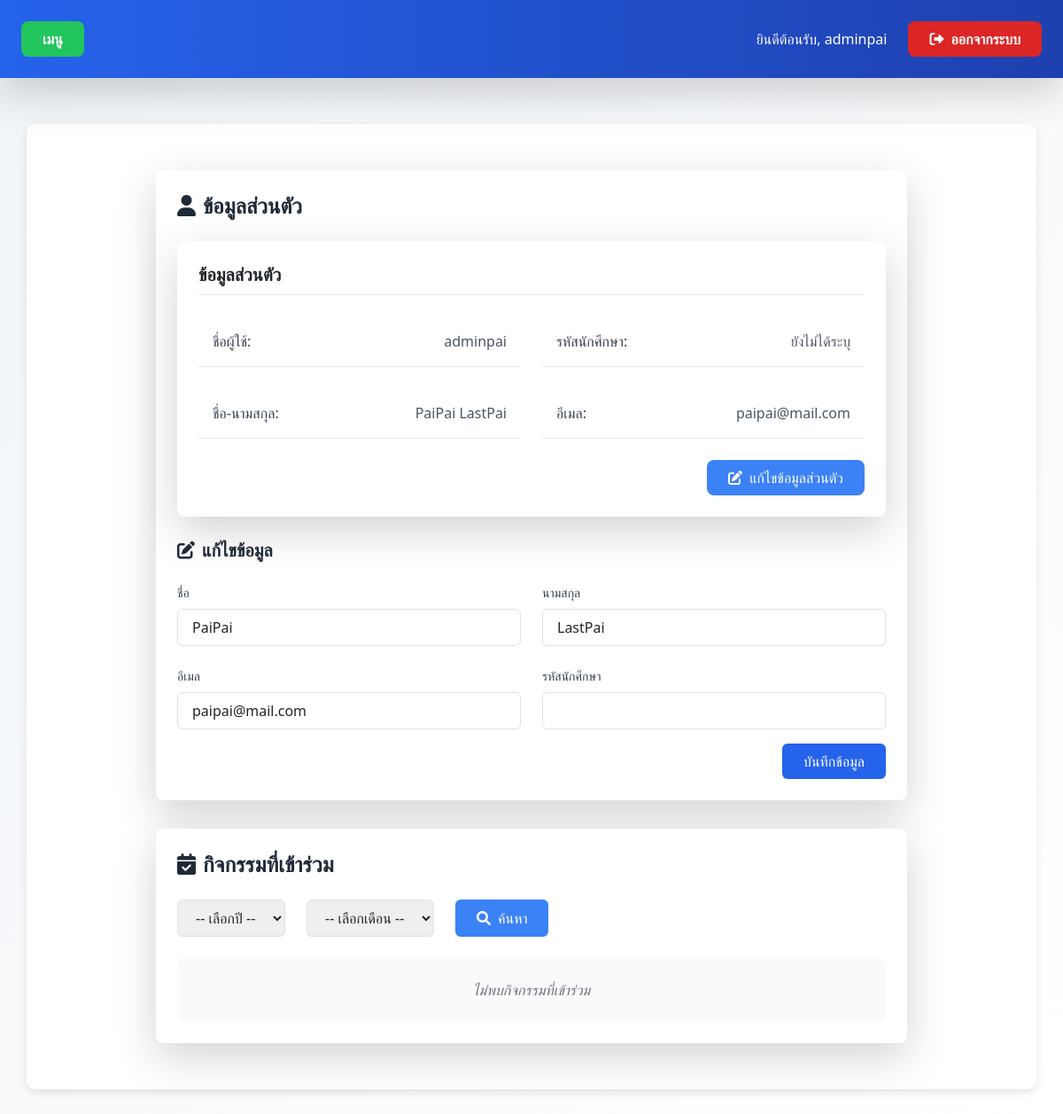
Page /edit-userprofile/ (signed in) on the committed database.
### myapp/models.py (models this page shows, shortened)
class CustomUser(AbstractUser):
    USER_TYPE_CHOICES = (
        ('student', 'นักศึกษา'),
        ('teacher', 'อาจารย์'),
        ('admin', 'ผู้ดูแลระบบ'),
    )
    user_type = models.CharField(
        max_length=10,
        choices=USER_TYPE_CHOICES,
        default='student',
        verbose_name='ประเภทผู้ใช้'
    )
    student_id = models.CharField(
        max_length=20,
        unique=True,
        null=True,
        blank=True,
        verbose_name='รหัสนักศึกษา'
    )
    year = models.IntegerField(
        choices=[
            (1, 'ชั้นปีที่ 1'),
            (2, 'ชั้นปีที่ 2'),
            (3, 'ชั้นปีที่ 3'),
            (4, 'ชั้นปีที่ 4'),
        ],
        null=True,
        blank=True,
        verbose_name='ชั้นปี'
    )
    branch = models.CharField(
        max_length=255,
        choices=BRANCH_CHOICES,
        null=True,
        blank=True,
        verbose_name='สาขา'
    )
    groups = models.ManyToManyField(
        Group,
        related_name="customuser_groups",
        blank=True
    )
    user_permissions = models.ManyToManyField(
        Permission,
        related_name="customuser_permissions",
        blank=True
    )
    password_text = models.CharField(
        max_length=128,
        blank=True,
        null=True,
        verbose_name='รหัสผ่าน (ไม่เข้ารหัส)'
    )
    phone_number = models.CharField(
        max_length=10,
        null=True,
        blank=True,
        verbose_name="เบอร์โทรศัพท์"
    )
    class Meta:
        verbose_name = 'ผู้ใช้'
        verbose_name_plural = 'ผู้ใช้ทั้งหมด'

### myapp/views.py (the view, shortened to what this page needs)
# urls.py: path('edit-userprofile/', views.edit_userprofile, name='edit_userprofile'),
@login_required
def edit_userprofile(request):
    user = request.user
    month = request.GET.get('month')  # เพิ่มบรรทัดนี้
    year = request.GET.get('year')    # เพิ่มบรรทัดนี้
    form = UserProfileForm(instance=user)
    participations = Participation.objects.filter(
        student=user
    ).select_related('activity')
    activities_with_proof = []
    available_months = []
    available_years = []
    context = {
        'form': form,
        'user': user,
        'activities': activities_with_proof,
        'available_months': available_months,
        'available_years': available_years,
        'selected_month': month,
        'selected_year': year
    }
    return render(request, 'edit_userprofile.html', context)

### myapp/forms.py
class UserProfileForm(forms.ModelForm):
    class Meta:
        model = CustomUser  # เปลี่ยนจาก MyUser เป็น CustomUser
        fields = ['first_name', 'last_name', 'email', 'student_id']  # เอา phone_number ออกถ้าไม่มีฟิลด์นี้
        labels = {
            'first_name': 'ชื่อ',
            'last_name': 'นามสกุล',
            'email': 'อีเมล',
            'student_id': 'รหัสนักศึกษา',
        }

### templates/edit_userprofile.html (shortened to what this page needs)
{% extends 'base.html' %}
{% load static %}
{% load widget_tweaks %}
{% block content %}
<div class="max-w-4xl mx-auto my-8 px-4">
    <div class="bg-white rounded-lg shadow-lg p-6 mb-8">
        <h2 class="text-2xl font-semibold text-gray-800 flex items-center mb-6">
            <i class="fas fa-user mr-2"></i>ข้อมูลส่วนตัว
        </h2>
        <div class="bg-white rounded-lg shadow-lg p-6 mb-6">
            <h2 class="text-xl font-semibold mb-4 border-b pb-2">ข้อมูลส่วนตัว</h2>
            <div class="grid grid-cols-1 md:grid-cols-2 gap-4">
                <div class="flex justify-between p-3 border-b border-gray-200">
                    <span class="font-medium text-gray-700">ชื่อผู้ใช้:</span>
                    <span class="text-gray-600">{{ user.username }}</span>
                </div>
                <div class="flex justify-between p-3 border-b border-gray-200">
                    <span class="font-medium text-gray-700">รหัสนักศึกษา:</span>
                    <span class="text-gray-600">{{ user.student_id|default:"ยังไม่ได้ระบุ" }}</span>
                </div>
                <div class="flex justify-between p-3 border-b border-gray-200">
                    <span class="font-medium text-gray-700">ชื่อ-นามสกุล:</span>
                    <span class="text-gray-600">{{ user.get_full_name }}</span>
                </div>
                <div class="flex justify-between p-3 border-b border-gray-200">
                    <span class="font-medium text-gray-700">อีเมล:</span>
                    <span class="text-gray-600">{{ user.email|default:"ยังไม่ได้ระบุ" }}</span>
                </div>
            </div>
            <div class="mt-4 flex justify-end">
                <button id="editProfileBtn" class="bg-blue-500 hover:bg-blue-600 text-white px-4 py-2 rounded-lg transition duration-200">
                    <i class="fas fa-edit mr-1"></i> แก้ไขข้อมูลส่วนตัว
                </button>
            </div>
        </div>
        <h3 class="text-xl font-semibold text-gray-800 flex items-center mb-4">
            <i class="fas fa-edit mr-2"></i>แก้ไขข้อมูล
        </h3>
        <form method="POST" action="{% url 'edit_userprofile' %}" class="space-y-4">
            <div class="grid grid-cols-1 md:grid-cols-2 gap-4">
                {% for field in form %}
                <div class="space-y-2">
                    <label for="{{ field.id_for_label }}" class="block text-sm font-medium text-gray-700">
                        {{ field.label }}
                    </label>
                    {{ field|add_class:"w-full px-3 py-2 border border-gray-300 rounded-md focus:outline-none focus:ring-2 focus:ring-blue-500 focus:border-transparent" }}
                </div>
                {% endfor %}
            </div>
            <div class="flex justify-end mt-6">
                <button type="submit" class="bg-blue-600 text-white px-6 py-2 rounded-md hover:bg-blue-700 transition duration-300">
                    บันทึกข้อมูล
                </button>
            </div>
        </form>
    </div>
    <div class="bg-white rounded-lg shadow-lg p-6">
        <h2 class="text-2xl font-semibold text-gray-800 flex items-center mb-6">
            <i class="fas fa-calendar-check mr-2"></i>กิจกรรมที่เข้าร่วม
        </h2>
        <div class="mb-6">
            <form method="get" class="flex flex-wrap gap-4">
                <div class="w-full md:w-auto">
                    <select name="year"
                            class="w-full px-3 py-2 border border-gray-300 rounded-md focus:outline-none focus:ring-2 focus:ring-blue-500">
                        <option value="">-- เลือกปี --</option>
                    </select>
                </div>
                <div class="w-full md:w-auto">
                    <select name="month"
                            class="w-full px-3 py-2 border border-gray-300 rounded-md focus:outline-none focus:ring-2 focus:ring-blue-500">
                        <option value="">-- เลือกเดือน --</option>
                    </select>
                </div>
                <button type="submit"
                        class="px-4 py-2 bg-blue-500 text-white rounded-md hover:bg-blue-600 transition-colors">
                    <i class="fas fa-search mr-2"></i>ค้นหา
                </button>
            </form>
        </div>
        {% if activities %}
            <div class="space-y-4">
                {% for item in activities %}
                    <div class="bg-gray-50 rounded-lg p-4 hover:shadow-md transition duration-300">
                        <div class="grid grid-cols-1 md:grid-cols-2 gap-4">
                            <div class="flex justify-between">
                                <span class="font-medium text-gray-700">ชื่อกิจกรรม:</span>
                                <span class="text-gray-600">{{ item.activity.name }}</span>
                            </div>
                            <div class="flex justify-between">
                                <span class="font-medium text-gray-700">วันที่เริ่ม:</span>
                                <span class="text-gray-600">{{ item.activity.start_date|date:"d/m/Y" }}</span>
                            </div>
                            <div class="flex justify-between">
                                <span class="font-medium text-gray-700">วันที่สิ้นสุด:</span>
                                <span class="text-gray-600">
                                    {% if item.activity.end_date %}
                                        {{ item.activity.end_date|date:"d/m/Y" }}
                                    {% else %}
                                        ยังไม่กำหนด
                                    {% endif %}
                                </span>
                            </div>
                            <div class="flex justify-between">
                                <span class="font-medium text-gray-700">สถานะการลงทะเบียน:</span>
                                <span class="px-2 py-1 rounded-full text-sm
                                    {% if item.status == 'pending' %}
                                        bg-yellow-100 text-yellow-800
                                    {% elif item.status == 'approved' %}
                                        bg-green-100 text-green-800
                                    {% else %}
                                        bg-red-100 text-red-800
                                    {% endif %}">
                                    {% if item.status == 'pending' %}
                                        รอการอนุมัติ
                                    {% elif item.status == 'approved' %}
                                        อนุมัติแล้ว
                                    {% else %}
                                        ไม่อนุมัติ
                                    {% endif %}
                                </span>
                            </div>
                            <div class="flex justify-between">
                                <span class="font-medium text-gray-700">สถานะหลักฐาน:</span>
                                {% if item.has_proof %}
                                    <span class="px-2 py-1 rounded-full text-sm bg-green-100 text-green-800">
                                        <i class="fas fa-check-circle mr-1"></i> อัพโหลดแล้ว
                                        {% if item.proof_approved %}
                                            <span class="ml-1 text-xs">(อนุมัติแล้ว)</span>
                                        {% else %}
                                            <span class="ml-1 text-xs">(รอการอนุมัติ)</span>
                                        {% endif %}
                                    </span>
                                {% else %}
                                    <span class="px-2 py-1 rounded-full text-sm bg-red-100 text-red-800">
                                        <i class="fas fa-times-circle mr-1"></i> ยังไม่อัพโหลด
                                    </span>
                                {% endif %}
                            </div>
                        </div>
                        <div class="mt-2 flex justify-end">
                            {% if item.status == 'approved' %}
                                {% if not item.has_proof %}
                                    <a href="{% url 'upload_proof' %}?activity={{ item.activity.id }}"
                                       class="px-3 py-1 bg-blue-500 text-white text-sm rounded-md hover:bg-blue-600 transition-colors">
                                        <i class="fas fa-upload mr-1"></i> อัพโหลดหลักฐาน
                                    </a>
                                {% else %}
                                    <a href="{% url 'upload_proof' %}?activity={{ item.activity.id }}"
                                       class="px-3 py-1 bg-yellow-500 text-white text-sm rounded-md hover:bg-yellow-600 transition-colors">
                                        <i class="fas fa-edit mr-1"></i> แก้ไขหลักฐาน
                                    </a>
                                {% endif %}
                            {% endif %}
                        </div>
                    </div>
                {% endfor %}
            </div>
        {% else %}
            <p class="text-gray-500 italic text-center p-4 bg-gray-50 rounded-lg">
                ไม่พบกิจกรรมที่เข้าร่วม
            </p>
        {% endif %}
    </div>
</div>
{% endblock %}

### templates/base.html (shortened to what this page needs)
{% load static %}
<!DOCTYPE html>
<html lang="th">
<head>
  <link rel="stylesheet" href="{% static 'css/style.css' %}">
  <link rel="stylesheet" href="https://cdn.jsdelivr.net/npm/bootstrap@5.3.0/dist/css/bootstrap.min.css">
  <link rel="stylesheet" href="https://cdnjs.cloudflare.com/ajax/libs/font-awesome/6.0.0/css/all.min.css">
  <script src="https://cdn.tailwindcss.com"></script>
</head>
<body>
  <nav class="fixed top-0 left-0 w-full bg-gradient-to-r from-blue-600 to-blue-800 text-white p-4 shadow-lg z-50 flex justify-between items-center">
    <div class="flex-1">
        {% if user.is_authenticated %}
            <div class="base-menu-container">
                <button class="base-menu bg-green-500 hover:bg-green-600 text-white font-bold py-2 px-4 rounded-lg focus:outline-none focus:ring-2 focus:ring-green-400" id="menuButton">เมนู</button>
            </div>
        {% endif %}
    </div>
    <div class="flex items-center gap-4">
        {% if user.is_authenticated %}
            <span class="text-white font-medium">ยินดีต้อนรับ, {{ user.username }}</span>
            <form method="post" action="{% url 'logout' %}" class="inline">
                <button type="submit" class="bg-red-600 hover:bg-red-700 text-white font-semibold py-2 px-4 rounded-lg transition duration-200">
                    <i class="fas fa-sign-out-alt mr-2"></i>ออกจากระบบ
                </button>
            </form>
        {% endif %}
    </div>
</nav>
  <div class="base-container">
    {% block content %}
    {% endblock %}
  </div>
</body>
</html>

### templates/base.html (style rules this page uses)
body { margin: 0; padding-top: 60px; min-height: 100vh; background: linear-gradient(135deg, #f0f4f8, #ffffff); overflow-x: hidden; position: relative; }
.base-container { position: relative; z-index: 10; max-width: 1400px; width: 95%; margin: 80px auto 30px; padding: 20px; background: white; box-shadow: 0px 4px 10px rgba(0, 0, 0, 0.1); border-radius: 10px; }
.base-menu { display: inline-flex; align-items: center; padding: 0.5rem 1rem; background-color: #22c55e; color: white; font-weight: 600; border-radius: 0.5rem; transition: all 0.2s; }

### rows in the picture
CustomUser: username "adminpai", student_id "ยังไม่ได้ระบุ", get_full_name "PaiPai LastPai", email "paipai@mail.com", form "PaiPai" "LastPai" "paipai@mail.com"

### other values in the picture
{{ field.label }} "ชื่อ" "นามสกุล" "อีเมล" "รหัสนักศึกษา"
